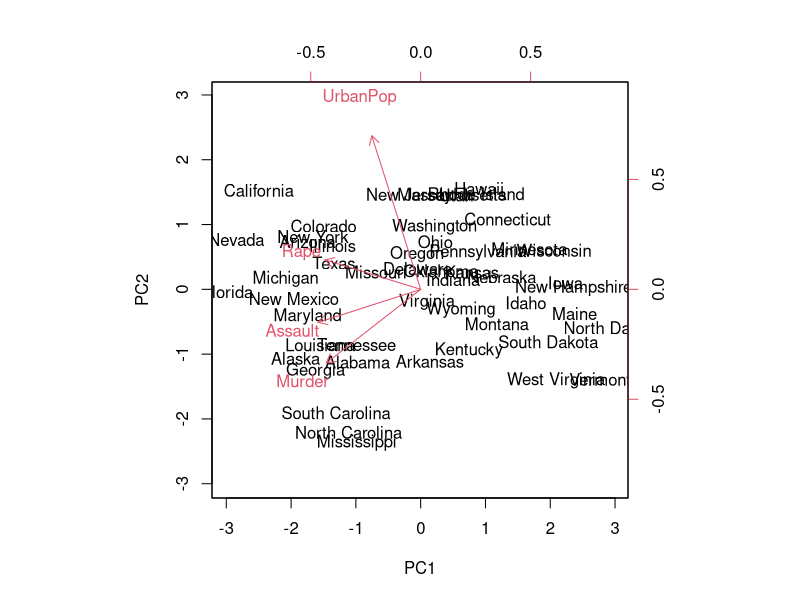
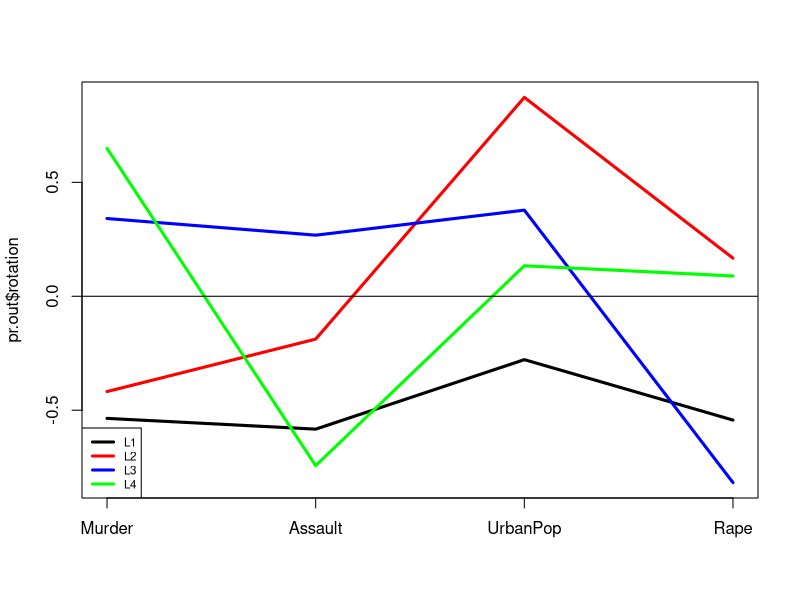
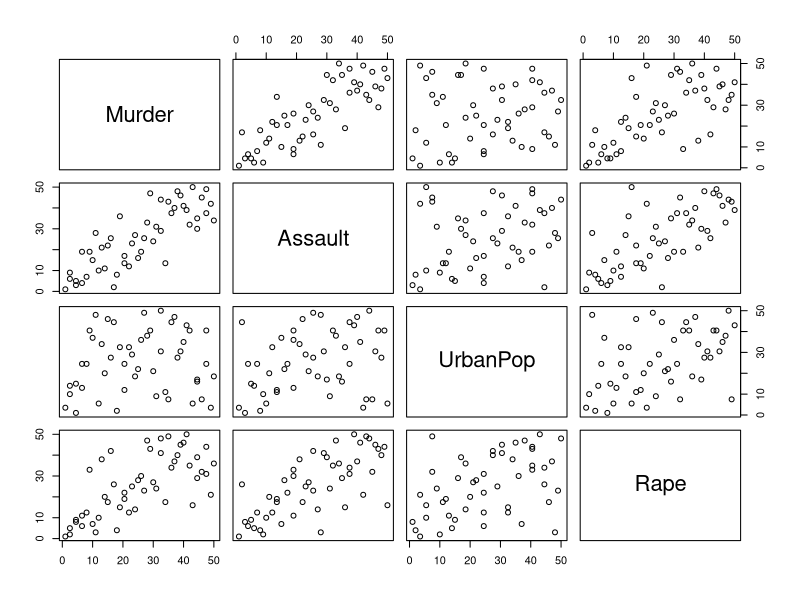
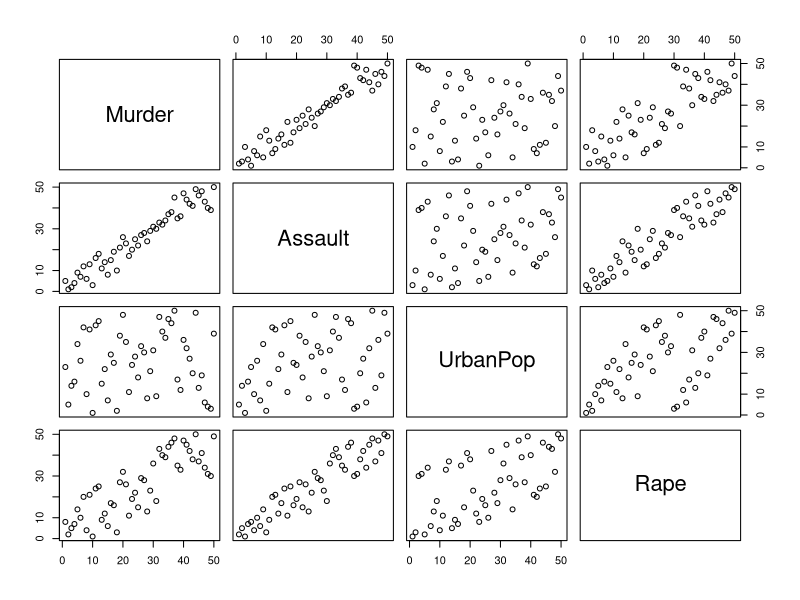
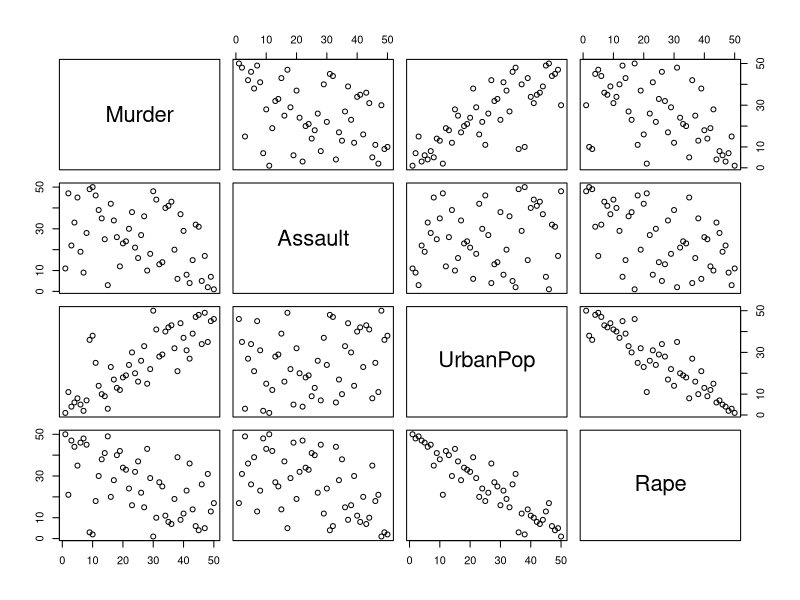

Source code (R) for these figures, in order:
head(USArrests)
states = row.names(USArrests)
USArrests.means<-apply(USArrests , 2, mean) 
USArrests.vars<-apply(USArrests , 2, var) 
rbind(USArrests.means,USArrests.vars)
pr.out=prcomp(USArrests , scale=TRUE)
names(pr.out)
#standardize the dataset to mean = 0 and std = 1
print(pr.out$center)
print(pr.out$scale)
#loading vectors
print(pr.out$rotation)
#score vectors
head(pr.out$x)
biplot(pr.out , scale=0)
matplot(pr.out$rotation,type="l",lty=1,lwd=3,col=c("black","red","blue","green"),xaxt = "n")
abline(h=0)
legend("bottomleft",legend=c("L1","L2","L3","L4"),lty=1,lwd=3,cex=.7,col=c("black","red","blue","green"))
axis(1,1:4,rownames(pr.out$rotation))

smry<-summary(pr.out)
print(smry$importance)
#Same as
#pr.var=pr.out$sdev ^2
#pve=pr.var/sum(pr.var)

#Dimension reduction, use the first two principal components to approximate the data
USArrests.approximations<-pr.out$x[,1:2]%*%t(pr.out$rotation[,1:2])
head(USArrests.approximations)
USArrests.scaled<-apply(USArrests,2,scale)
pairs(apply(USArrests.scaled,2,rank))
pairs(apply(USArrests.approximations,2,rank))
pr.out.residuals<-USArrests.scaled-USArrests.approximations
pairs(apply(pr.out.residuals,2,rank))